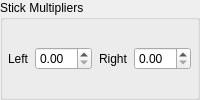
             <widget class="QGroupBox" name="gb_stick_multi">
              <property name="title">
               <string>Stick Multipliers</string>
              </property>
              <layout class="QHBoxLayout" name="gb_stick_multi_layout">
               <property name="leftMargin">
                <number>5</number>
               </property>
               <property name="topMargin">
                <number>5</number>
               </property>
               <property name="rightMargin">
                <number>5</number>
               </property>
               <property name="bottomMargin">
                <number>5</number>
               </property>
               <item>
                <widget class="QLabel" name="label_stick_multi_left">
                 <property name="text">
                  <string>Left</string>
                 </property>
                </widget>
               </item>
               <item>
                <widget class="QDoubleSpinBox" name="stick_multi_left">
                 <property name="singleStep">
                  <double>0.100000000000000</double>
                 </property>
                </widget>
               </item>
               <item>
                <spacer name="spacer_stick_multi_left">
                 <property name="orientation">
                  <enum>Qt::Orientation::Horizontal</enum>
                 </property>
                 <property name="sizeHint" stdset="0">
                  <size>
                   <width>0</width>
                   <height>0</height>
                  </size>
                 </property>
                </spacer>
               </item>
               <item>
                <widget class="QLabel" name="label_stick_multi_right">
                 <property name="text">
                  <string>Right</string>
                 </property>
                </widget>
               </item>
               <item>
                <widget class="QDoubleSpinBox" name="stick_multi_right">
                 <property name="singleStep">
                  <double>0.100000000000000</double>
                 </property>
                </widget>
               </item>
               <item>
                <spacer name="spacer_stick_multi_right">
                 <property name="orientation">
                  <enum>Qt::Orientation::Horizontal</enum>
                 </property>
                 <property name="sizeHint" stdset="0">
                  <size>
                   <width>0</width>
                   <height>0</height>
                  </size>
                 </property>
                </spacer>
               </item>
              </layout>
             </widget>
